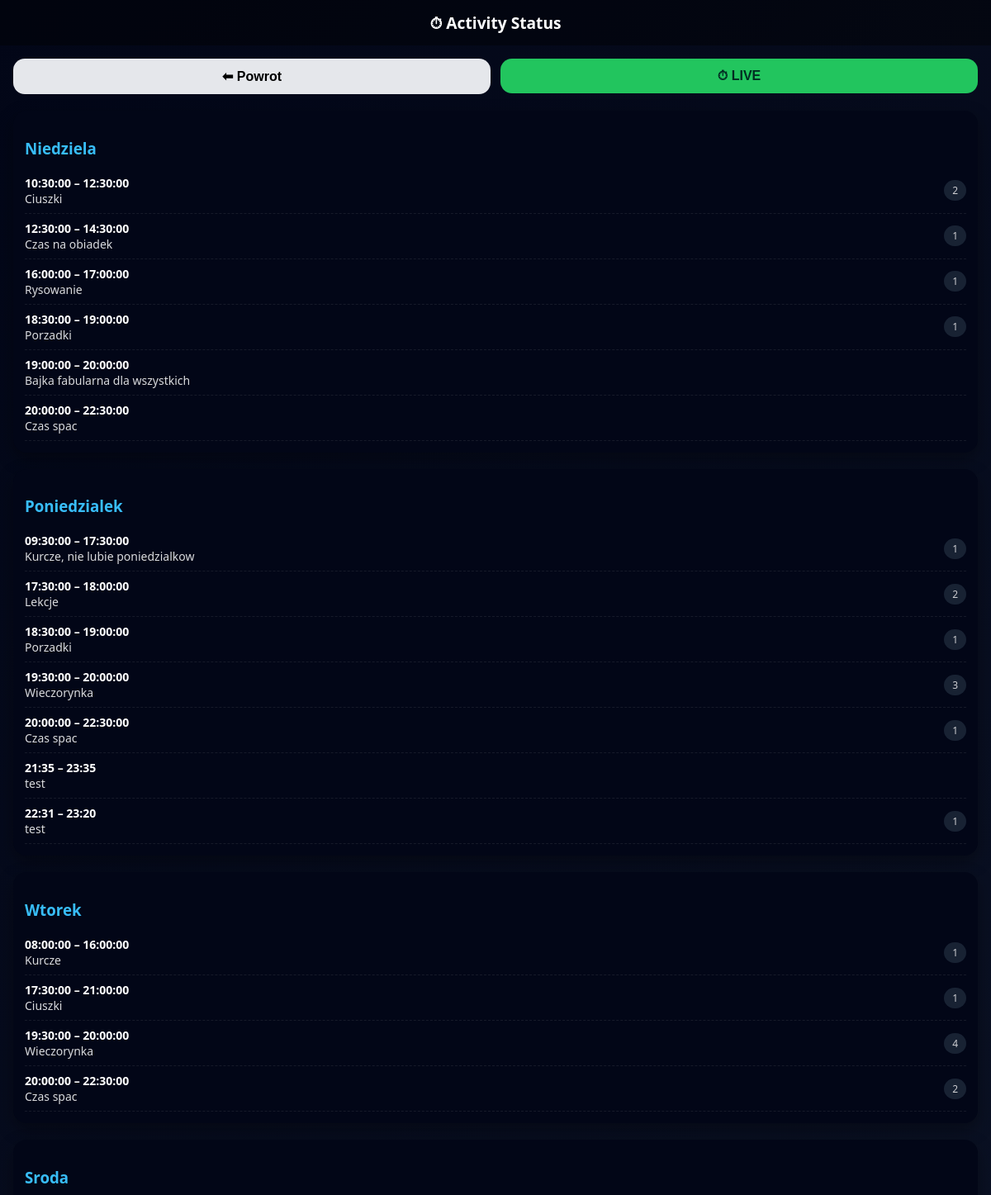
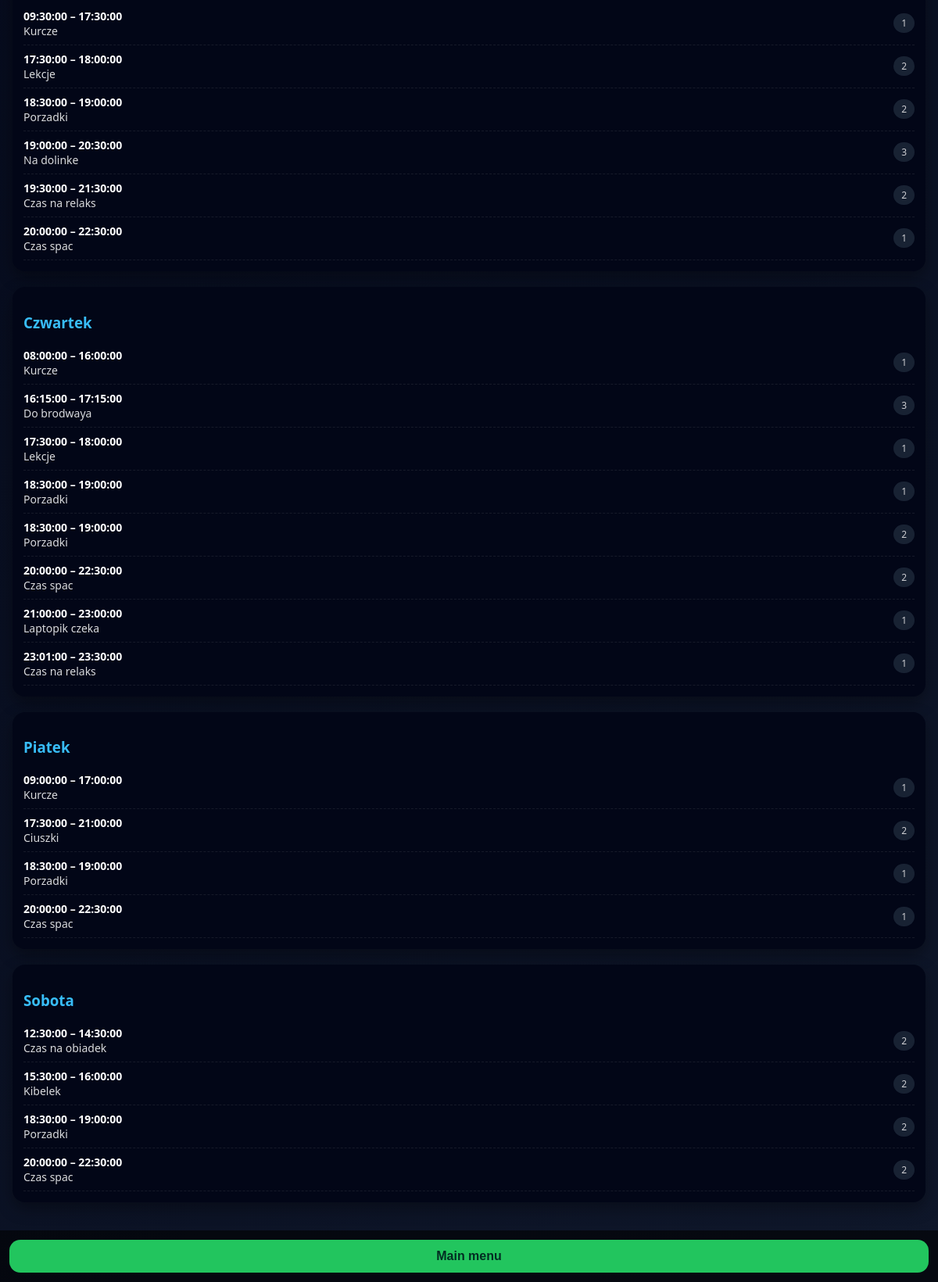
Page /week on the committed database (2 pictures, top to bottom).
### tables this page shows
CREATE TABLE ActiviesDays (
            Id INTEGER PRIMARY KEY,
            CreatedAt TEXT NOT NULL DEFAULT CURRENT_TIMESTAMP,
            StartTime INTEGER NOT NULL,
            EndTime INTEGER NOT NULL,
            Description TEXT,
            DayOfWeek INTEGER NOT NULL,

            ModelPersonFamilyId INTEGER,
            ModelPictureActivityId INTEGER,

            FOREIGN KEY (ModelPersonFamilyId)
                REFERENCES PersonFamilies(Id)
                ON DELETE SET NULL,

            FOREIGN KEY (ModelPictureActivityId)
                REFERENCES PictureActivities(Id)
                ON DELETE SET NULL
        );

CREATE TABLE PersonFamilies (
            Id INTEGER PRIMARY KEY,
            PersonName INTEGER NOT NULL,
            PersonPicture TEXT
        );

### routes_activities_activity.py (the view)
    @app.get("/week", response_class=HTMLResponse)
    def week_page(request: Request):
        db = get_db()
        cursor = db.cursor()
        rows = cursor.execute("""
            SELECT
                ad.DayOfWeek,
                ad.StartTime,
                ad.EndTime,
                ad.Description,
                pf.PersonName
            FROM ActiviesDays ad
            LEFT JOIN PersonFamilies pf
                ON ad.ModelPersonFamilyId = pf.Id
            ORDER BY ad.DayOfWeek, ad.StartTime
        """).fetchall()
        db.close()
        week = {}
        for r in rows:
            week.setdefault(r["DayOfWeek"], []).append(r)
        return templates.TemplateResponse(
            "week.html",
            {
                "request": request,
                "week": week,
                "day_names": DAY_NAMES,   # 👈 KLUCZOWE
            }
        )

### templates/week.html (shortened to what this page needs)
{% extends "base.html" %}
{% block content %}
<div style="display:flex; gap:12px; margin-bottom:20px;">
    <a href="/activity" style="flex:1">
        <button class="btn gray">⬅ Powrot</button>
    </a>
    <a href="/status" style="flex:1">
        <button class="btn green">⏱ LIVE</button>
    </a>
</div>
{% for day, items in week.items() %}
<div style="
    margin-bottom:20px;
    background:#020617;
    border-radius:16px;
    padding:14px;
    box-shadow:0 8px 20px rgba(0,0,0,0.35);
">
    <h3 style="margin-bottom:12px; color:#38bdf8;">
        {{ day_names.get(day, "Nieznany dzień") }}
    </h3>
    {% for i in items %}
    <div style="
        display:flex;
        justify-content:space-between;
        align-items:center;
        padding:8px 0;
        border-bottom:1px dashed rgba(255,255,255,0.08);
        font-size:14px;
    ">
        <div>
            <strong>{{ i.StartTime }} – {{ i.EndTime }}</strong><br>
            <span style="opacity:.85;">{{ i.Description }}</span>
        </div>
        {% if i.PersonName %}
        <span style="
            background:#1e293b;
            padding:4px 10px;
            border-radius:999px;
            font-size:12px;
            opacity:.8;
        ">
            {{ i.PersonName }}
        </span>
        {% endif %}
    </div>
    {% endfor %}
</div>
{% endfor %}
{% endblock %}

### templates/base.html (shortened to what this page needs)
<!DOCTYPE html>
<html lang="pl">
<head>
</head>
<body>
<header>
    ⏱ Activity Status
</header>
<main>
    {% block content %}{% endblock %}
</main>
<footer>
    <a href="/mainmenu" style="flex:1">
        <button class="btn btn-status">Main menu</button>
    </a>
</footer>
</body>
</html>

### templates/base.html (style rules this page uses)
body { margin: 0; font-family: system-ui, Arial, sans-serif; background: linear-gradient(135deg, #020617, #0f172a); color: #fff; min-height: 100vh; display: flex; flex-direction: column; }
header { padding: 14px; text-align: center; font-weight: bold; font-size: 1.2em; background: rgba(0,0,0,0.4); }
main { flex: 1; padding: 16px; }
footer { padding: 12px; background: rgba(0,0,0,0.6); display: flex; gap: 12px; }
.btn { flex: 1; padding: 14px; border-radius: 14px; border: none; font-size: 1em; font-weight: bold; cursor: pointer; }
.btn-status { background: #22c55e; color: #022c22; }
a { text-decoration: none; }
.btn { width:100%; padding:12px; border-radius:14px; border:none; font-weight:bold; cursor:pointer; }
.btn.gray { background:#e5e7eb; }
.btn.green { background:#22c55e; color:#022c22; }

### rows in the picture
ActiviesDays: StartTime "10:30:00", EndTime "12:30:00", Description "Ciuszki", PersonName "2"
ActiviesDays: StartTime "12:30:00", EndTime "14:30:00", Description "Czas na obiadek", PersonName "1"
ActiviesDays: StartTime "16:00:00", EndTime "17:00:00", Description "Rysowanie", PersonName "1"
ActiviesDays: StartTime "18:30:00", EndTime "19:00:00", Description "Porzadki", PersonName "1"
ActiviesDays: StartTime "19:00:00", EndTime "20:00:00", Description "Bajka fabularna dla wszystkich"
ActiviesDays: StartTime "20:00:00", EndTime "22:30:00", Description "Czas spac"
ActiviesDays: StartTime "09:30:00", EndTime "17:30:00", Description "Kurcze, nie lubie poniedzialkow", PersonName "1"
ActiviesDays: StartTime "17:30:00", EndTime "18:00:00", Description "Lekcje", PersonName "2"
ActiviesDays: StartTime "18:30:00", EndTime "19:00:00", Description "Porzadki", PersonName "1"
ActiviesDays: StartTime "19:30:00", EndTime "20:00:00", Description "Wieczorynka", PersonName "3"
ActiviesDays: StartTime "20:00:00", EndTime "22:30:00", Description "Czas spac", PersonName "1"
ActiviesDays: StartTime "21:35", EndTime "23:35", Description "test"
ActiviesDays: StartTime "22:31", EndTime "23:20", Description "test", PersonName "1"
ActiviesDays: StartTime "08:00:00", EndTime "16:00:00", Description "Kurcze", PersonName "1"
ActiviesDays: StartTime "17:30:00", EndTime "21:00:00", Description "Ciuszki", PersonName "1"
ActiviesDays: StartTime "19:30:00", EndTime "20:00:00", Description "Wieczorynka", PersonName "4"
ActiviesDays: StartTime "20:00:00", EndTime "22:30:00", Description "Czas spac", PersonName "2"
ActiviesDays: StartTime "09:30:00", EndTime "17:30:00", Description "Kurcze", PersonName "1"
ActiviesDays: StartTime "17:30:00", EndTime "18:00:00", Description "Lekcje", PersonName "2"
ActiviesDays: StartTime "18:30:00", EndTime "19:00:00", Description "Porzadki", PersonName "2"
ActiviesDays: StartTime "19:00:00", EndTime "20:30:00", Description "Na dolinke", PersonName "3"
ActiviesDays: StartTime "19:30:00", EndTime "21:30:00", Description "Czas na relaks", PersonName "2"
ActiviesDays: StartTime "20:00:00", EndTime "22:30:00", Description "Czas spac", PersonName "1"
ActiviesDays: StartTime "08:00:00", EndTime "16:00:00", Description "Kurcze", PersonName "1"
ActiviesDays: StartTime "16:15:00", EndTime "17:15:00", Description "Do brodwaya", PersonName "3"
ActiviesDays: StartTime "17:30:00", EndTime "18:00:00", Description "Lekcje", PersonName "1"
ActiviesDays: StartTime "18:30:00", EndTime "19:00:00", Description "Porzadki", PersonName "1"
ActiviesDays: StartTime "18:30:00", EndTime "19:00:00", Description "Porzadki", PersonName "2"
ActiviesDays: StartTime "20:00:00", EndTime "22:30:00", Description "Czas spac", PersonName "2"
ActiviesDays: StartTime "21:00:00", EndTime "23:00:00", Description "Laptopik czeka", PersonName "1"
ActiviesDays: StartTime "23:01:00", EndTime "23:30:00", Description "Czas na relaks", PersonName "1"
ActiviesDays: StartTime "09:00:00", EndTime "17:00:00", Description "Kurcze", PersonName "1"
ActiviesDays: StartTime "17:30:00", EndTime "21:00:00", Description "Ciuszki", PersonName "2"
ActiviesDays: StartTime "18:30:00", EndTime "19:00:00", Description "Porzadki", PersonName "1"
ActiviesDays: StartTime "20:00:00", EndTime "22:30:00", Description "Czas spac", PersonName "1"
ActiviesDays: StartTime "12:30:00", EndTime "14:30:00", Description "Czas na obiadek", PersonName "2"
ActiviesDays: StartTime "15:30:00", EndTime "16:00:00", Description "Kibelek", PersonName "2"
ActiviesDays: StartTime "18:30:00", EndTime "19:00:00", Description "Porzadki", PersonName "2"
ActiviesDays: StartTime "20:00:00", EndTime "22:30:00", Description "Czas spac", PersonName "2"

### other values in the picture
{{ day_names.get(day, "Nieznany dzień") }} "Niedziela" "Poniedzialek" "Wtorek" "Sroda" "Czwartek" "Piatek" "Sobota"
